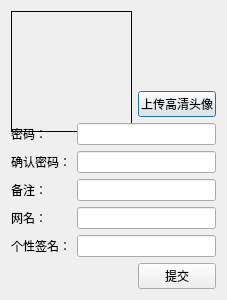
<?xml version="1.0" encoding="UTF-8"?>
<ui version="4.0">
 <class>zhuche</class>
 <widget class="QDialog" name="zhuche">
  <property name="geometry">
   <rect>
    <x>0</x>
    <y>0</y>
    <width>227</width>
    <height>300</height>
   </rect>
  </property>
  <property name="minimumSize">
   <size>
    <width>227</width>
    <height>300</height>
   </size>
  </property>
  <property name="maximumSize">
   <size>
    <width>227</width>
    <height>300</height>
   </size>
  </property>
  <property name="windowTitle">
   <string>注册账号</string>
  </property>
  <layout class="QVBoxLayout" name="verticalLayout">
   <item>
    <layout class="QGridLayout" name="gridLayout">
     <item row="0" column="0" rowspan="3" colspan="2">
      <widget class="QLabel" name="labeltouxiang">
       <property name="minimumSize">
        <size>
         <width>121</width>
         <height>121</height>
        </size>
       </property>
       <property name="maximumSize">
        <size>
         <width>121</width>
         <height>121</height>
        </size>
       </property>
       <property name="frameShape">
        <enum>QFrame::Box</enum>
       </property>
       <property name="text">
        <string/>
       </property>
      </widget>
     </item>
     <item row="0" column="2">
      <spacer name="verticalSpacer">
       <property name="orientation">
        <enum>Qt::Vertical</enum>
       </property>
       <property name="sizeHint" stdset="0">
        <size>
         <width>20</width>
         <height>40</height>
        </size>
       </property>
      </spacer>
     </item>
     <item row="1" column="2">
      <widget class="QLabel" name="labeltouxiangweizhi">
       <property name="minimumSize">
        <size>
         <width>80</width>
         <height>14</height>
        </size>
       </property>
       <property name="maximumSize">
        <size>
         <width>80</width>
         <height>14</height>
        </size>
       </property>
       <property name="text">
        <string/>
       </property>
      </widget>
     </item>
     <item row="2" column="2">
      <widget class="QPushButton" name="pushButton">
       <property name="text">
        <string>上传高清头像</string>
       </property>
      </widget>
     </item>
     <item row="3" column="0">
      <widget class="QLabel" name="label_2">
       <property name="text">
        <string>密码：</string>
       </property>
      </widget>
     </item>
     <item row="3" column="1" colspan="2">
      <widget class="QLineEdit" name="lineEditmima"/>
     </item>
     <item row="4" column="0">
      <widget class="QLabel" name="label_3">
       <property name="text">
        <string>确认密码：</string>
       </property>
      </widget>
     </item>
     <item row="4" column="1" colspan="2">
      <widget class="QLineEdit" name="lineEditquerenmima"/>
     </item>
     <item row="5" column="0">
      <widget class="QLabel" name="label_4">
       <property name="text">
        <string>备注：</string>
       </property>
      </widget>
     </item>
     <item row="5" column="1" colspan="2">
      <widget class="QLineEdit" name="lineEditbeizhu"/>
     </item>
     <item row="6" column="0">
      <widget class="QLabel" name="label_7">
       <property name="text">
        <string>网名：</string>
       </property>
      </widget>
     </item>
     <item row="6" column="1" colspan="2">
      <widget class="QLineEdit" name="lineEditwangming"/>
     </item>
     <item row="7" column="0">
      <widget class="QLabel" name="label_5">
       <property name="text">
        <string>个性签名：</string>
       </property>
      </widget>
     </item>
     <item row="7" column="1" colspan="2">
      <widget class="QLineEdit" name="lineEditgexingqianming"/>
     </item>
     <item row="8" column="2">
      <widget class="QPushButton" name="pushButtontijiao">
       <property name="text">
        <string>提交</string>
       </property>
      </widget>
     </item>
    </layout>
   </item>
  </layout>
 </widget>
 <resources/>
 <connections/>
</ui>
